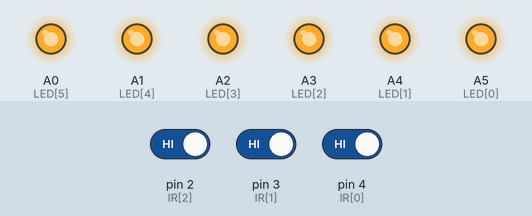
A sketch run on a simulated Arduino Uno, built with avr-gcc and run on an emulated ATmega328P. Shown: output pins drawn as LEDs (lit = HIGH). The inputs (shaded band) are chosen by the test bench; at power-on: pin 2 (IR[2]) HIGH, pin 3 (IR[1]) HIGH, pin 4 (IR[0]) HIGH.

Above: at 1.2 s.
1.3 s: pin 2 (IR[2]) driven LOW
At 2.4 s:
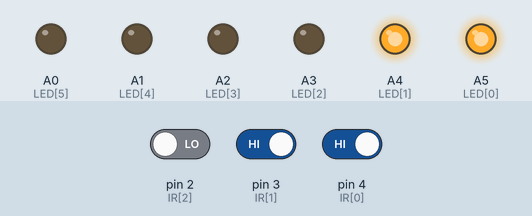
2.8 s: pin 3 (IR[1]) driven LOW
At 3.6 s:
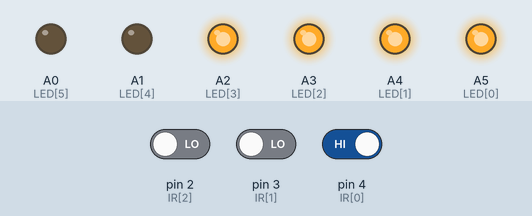
4.3 s: pin 3 (IR[1]) driven HIGH
At 4.7 s:
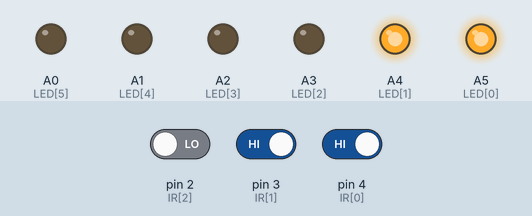
5.8 s: pin 4 (IR[0]) driven LOW
At 7.0 s:
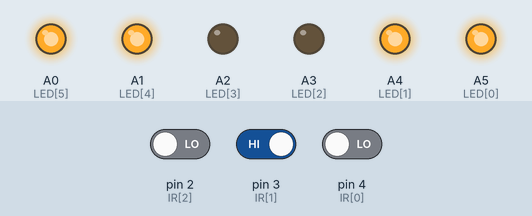
7.3 s: pin 2 (IR[2]) driven HIGH
At 8.2 s:
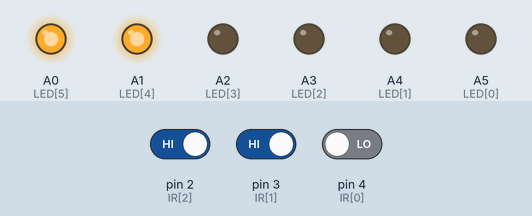
8.8 s: pin 3 (IR[1]) driven LOW
At 9.3 s:
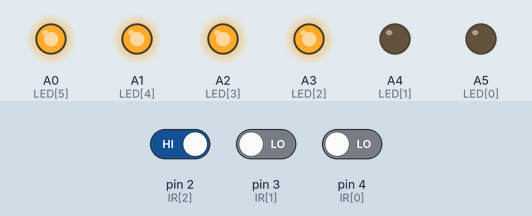
Timing chart, 0 to 11.3 s (numbered marks = the images above; inputs shaded):
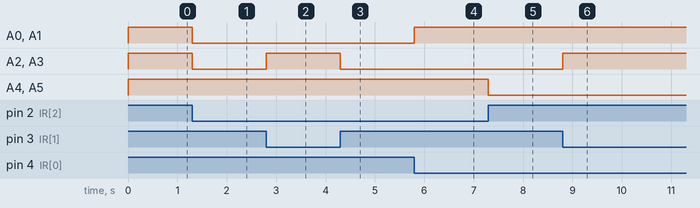

Measured:
- after the input at 1.3 s, A0 (LED[5]), A1 (LED[4]), A2 (LED[3]), A3 (LED[2]): HIGH → LOW at once
- after the input at 2.8 s, A2 (LED[3]), A3 (LED[2]): LOW → HIGH at once
- after the input at 4.3 s, A2 (LED[3]), A3 (LED[2]): HIGH → LOW at once
- after the input at 5.8 s, A0 (LED[5]), A1 (LED[4]): LOW → HIGH at once
- after the input at 7.3 s, A4 (LED[1]), A5 (LED[0]): HIGH → LOW at once
- after the input at 8.8 s, A2 (LED[3]), A3 (LED[2]): LOW → HIGH at once

The sketch:

ex6-2-1.ino
```cpp
//========== ex6-2-1.ino ============
// pins A0~A5 connected to P9-3~P9-8 (LED Bar)
// pins 4~2 connected to P23A-1~P23A-3 (3 IR sensors)
//========== Global Declaration ============
const int IR[]={4,3,2};	//IR sensors connected to digital pins 4~2 (left, middle, right)
const int LED[]={A5,A4,A3,A2,A1,A0};  // LEDs connected to analog pins A5~A0
//========== Initialization ============
void setup()
{  for(int i=0;i<3;i++) 		// configure digital pins 4~2 as inputs
   pinMode(IR[i], INPUT);
   for(int i=0;i<6;i++) 		// configure analog pins A5~A0 as outputs
   pinMode(LED[i], OUTPUT);
}
//========== Main Code ============
void loop()
{  int status,ir;			// declare integer variables status and ir
   status=0;				// reset the status
   for(int i=0;i<3;i++)			// scan 3 IR sensors’ status
   {  ir=digitalRead(IR[i]);		// read each of IR sensors
      if (!ir) status|=(1<<(2-i));	// record each read status
   }
   switch (status)			// do the cases according to status value
   {  case 0b011:	 		// status=011
		writeLED(0b001111); 	// output to LED Bar
		break; 			// exit
      case 0b001:	 		// status=001
		writeLED(0b000011); 	// output to LED Bar
		break; 			// exit
      case 0b101: 			// status=101
		writeLED(0b110011); 	// output to LED Bar
		break; 			// exit
      case 0b100: 			// status=100
		writeLED(0b110000); 	// output to LED Bar
		break; 			// exit
      case 0b110: 			// status=110
		writeLED(0b111100); 	// output to LED Bar
		break; 			// exit
      default: 				// other states
		writeLED(0b111111); 	// turn off LEDs
		break; 			// exit
    }
}
//========== Function ============
void writeLED(int x)
{  for(int i=0;i<6;i++)			// output to LEDs 3 ~ 8
   {  if(x&(1<<i)) digitalWrite(LED[i], 1);
      else digitalWrite(LED[i], 0);
   }
}
```
